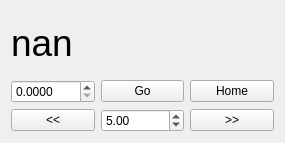
           <widget class="QWidget" name="HWP_Power">
            <property name="geometry">
             <rect>
              <x>0</x>
              <y>0</y>
              <width>285</width>
              <height>143</height>
             </rect>
            </property>
            <attribute name="label">
             <string>HWP_Power</string>
            </attribute>
            <layout class="QGridLayout" name="gridLayout_6">
             <item row="2" column="2">
              <widget class="QPushButton" name="HWP_positive_step">
               <property name="text">
                <string>&gt;&gt;</string>
               </property>
              </widget>
             </item>
             <item row="2" column="0">
              <widget class="QPushButton" name="HWP_negative_step">
               <property name="text">
                <string>&lt;&lt;</string>
               </property>
              </widget>
             </item>
             <item row="1" column="0">
              <widget class="QDoubleSpinBox" name="HWP_move_to_angle">
               <property name="decimals">
                <number>4</number>
               </property>
               <property name="maximum">
                <double>360.000000000000000</double>
               </property>
              </widget>
             </item>
             <item row="2" column="1">
              <widget class="QDoubleSpinBox" name="HWP_rel_step">
               <property name="value">
                <double>5.000000000000000</double>
               </property>
              </widget>
             </item>
             <item row="1" column="1">
              <widget class="QPushButton" name="HWP_go">
               <property name="text">
                <string>Go</string>
               </property>
              </widget>
             </item>
             <item row="1" column="2">
              <widget class="QPushButton" name="HWP_go_home">
               <property name="text">
                <string>Home</string>
               </property>
              </widget>
             </item>
             <item row="0" column="0" colspan="3">
              <widget class="QLabel" name="HWP_angle">
               <property name="font">
                <font>
                 <pointsize>28</pointsize>
                </font>
               </property>
               <property name="text">
                <string>nan</string>
               </property>
              </widget>
             </item>
            </layout>
           </widget>
